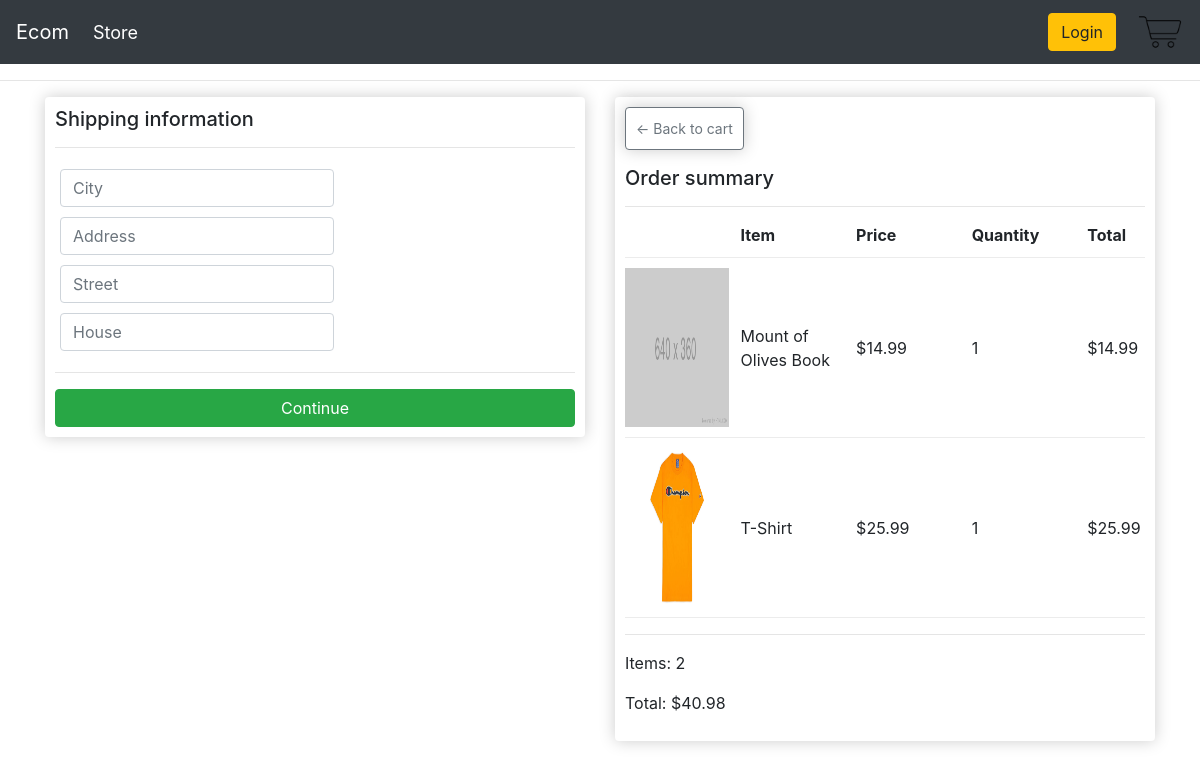
/checkout/ (signed in), run on an earlier commit of the app's database.
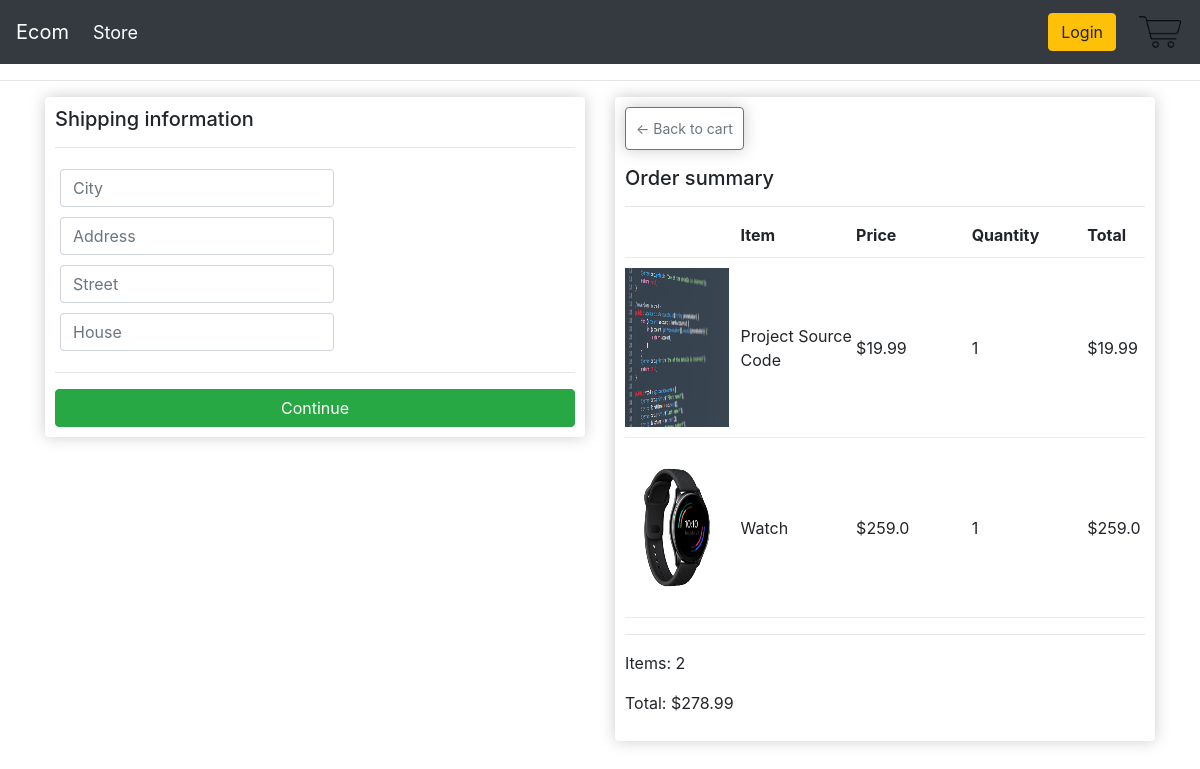
And on a later commit of the database.
### store/models.py (models this page shows, shortened)
class OrderItem(models.Model):
    product = models.ForeignKey(Product, on_delete=models.SET_NULL, null=True)
    order = models.ForeignKey(Order,on_delete=models.SET_NULL, null=True)
    quantity = models.IntegerField(default=0)
    date_added = models.DateTimeField(auto_now_add=True)
    @property
    def get_total(self):
        return self.quantity * self.product.price

class Product(models.Model):
    name = models.CharField(max_length=200)
    price = models.FloatField()
    digital = models.BooleanField(default=False, null=True, blank=True)
    image = models.ImageField(null=True, blank=True)
    def __str__(self):
        return self.name
    @property
    def imageURL(self):
        try:
            url = self.image.url
        except:
            url = "static/images/placeholder.png"
        return url

class Order(models.Model):
    customer = models.ForeignKey(Customer, on_delete=models.SET_NULL, null=True, blank=True)
    date = models.DateTimeField(auto_now_add=True)
    complete = models.BooleanField(default=False)
    transaction_id = models.CharField(max_length=50, null=True, blank=True)
    @property
    def shipping(self):
        shipping = False
        order_items = self.orderitem_set.all()
        for item in order_items:
            if not item.product.digital:
                shipping = True
        return shipping
    @property
    def get_cart_total(self):
        order_items = self.orderitem_set.all()
        return sum([item.get_total for item in order_items])
    @property
    def get_cart_items(self):
        order_items = self.orderitem_set.all()
        return sum([item.quantity for item in order_items])

### store/views.py (the view)
# urls.py: path('checkout/', checkout, name='checkout'),
def checkout(request):
    if request.user.is_authenticated:
        customer = request.user.customer
        order, created = Order.objects.get_or_create(customer, complete=False)
        items = order.orderitem_set.all()
    else:
        items = []
    context = {
        'items': items,
        "order": order
    }
    return render(request, 'store/checkout.html', context)

### store/templates/store/checkout.html (shortened to what this page needs)
{% extends 'store/main.html' %}
{% load static %}
{% block content %}
    <div class="row">
        <div class="col-lg-6">
            <div class="box-element" id='form-wrapper'>
                <form action="#" id="form" method='post'>
                    <div class="shipping-info">
                        <h5>Shipping information</h5>
                        <hr>
                        <div class="form-field">
                            <input type="text" class="form-control" name='city' placeholder='City'>
                        </div>
                        <div class="form-field">
                            <input type="text" class="form-control" name='address' placeholder='Address'>
                        </div>
                        <div class="form-field">
                            <input type="text" class="form-control" name='street' placeholder='Street'>
                        </div>
                        <div class="form-field">
                            <input type="text" class="form-control" name='house' placeholder='House'>
                        </div>
                    </div>
                    <hr>
                    <input id='form-button' class='btn btn-success btn-block' type='submit' value='Continue'>
                </form>
            </div>
        </div>
        <div class="col-lg-6">
            <div class="box-element">
                <a href="{% url 'cart' %}" class="box-element btn btn-outline-secondary btn-sm mb-3">&#x2190 Back to cart</a>
                <h5>Order summary</h5>
                <hr>
                <div class="cart-row">
                    <div class='font-weight-bold' style='flex:2'>Item</div>
                    <div class='font-weight-bold' style='flex:2'>Price</div>
                    <div class='font-weight-bold' style='flex:2'>Quantity</div>
                    <div class='font-weight-bold' style='flex:1'>Total</div>
                </div>
                {% for item in items %}
                    <div class="cart-row summary">
                        <div style='flex:2;'>
                            <img class='product-image thumbnail' src="{{item.product.imageURL}}" alt='product-image'>
                        </div>
                        <div style='flex:2'>{{item.product}}</div>
                        <div style='flex:2'>${{item.product.price}}</div>
                        <div style='flex:2'>{{item.quantity}}</div>
                        <div style='flex:1'>${{item.get_total}}</div>
                    </div>
                {% endfor %}
                <hr>
                <p>Items: {{order.get_cart_items}}</p>
                <p>Total: ${{order.get_cart_total|floatformat:2}}</p>
            </div>
        </div>
    </div>
{% endblock %}

What changed in the data, as far as the page shows it:
removed OrderItem: shows a picture, product "Mount of Olives Book", product.price "14.99", quantity "1", get_total "14.99"
removed OrderItem: product.imageURL (picture), product "T-Shirt", product.price "25.99", quantity "1", get_total "25.99"
added OrderItem: product.imageURL (picture), product "Project Source Code", product.price "19.99", quantity "1", get_total "19.99"
added OrderItem: product.imageURL (picture), product "Watch", product.price "259.0", quantity "1", get_total "259.0"
computed for Order: get_cart_total "40.98" → "278.99"
